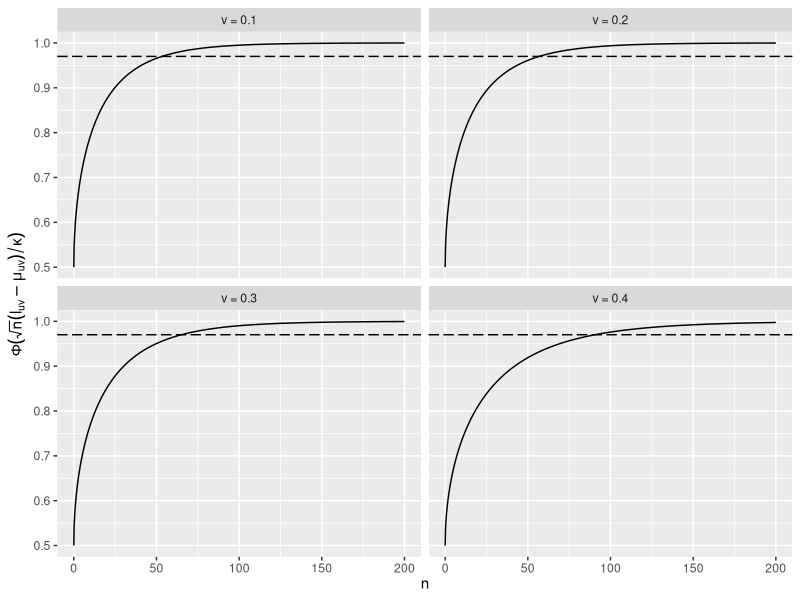
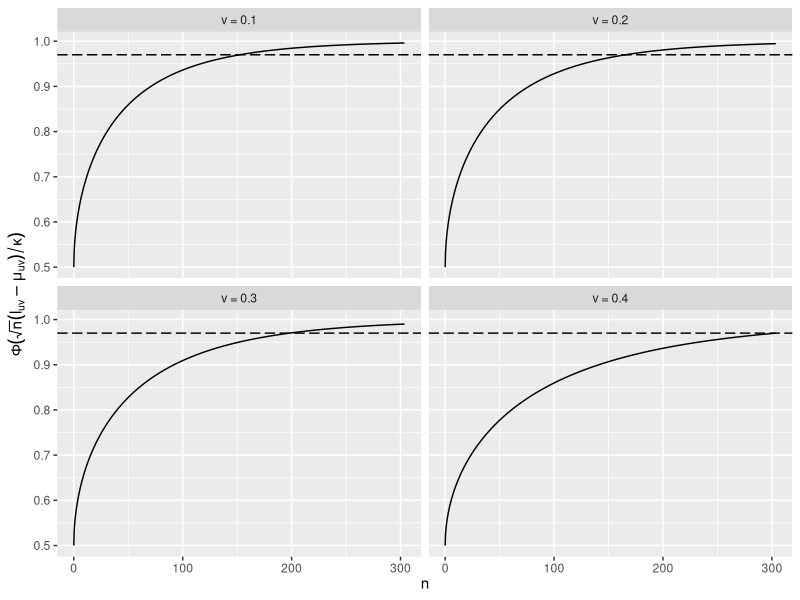
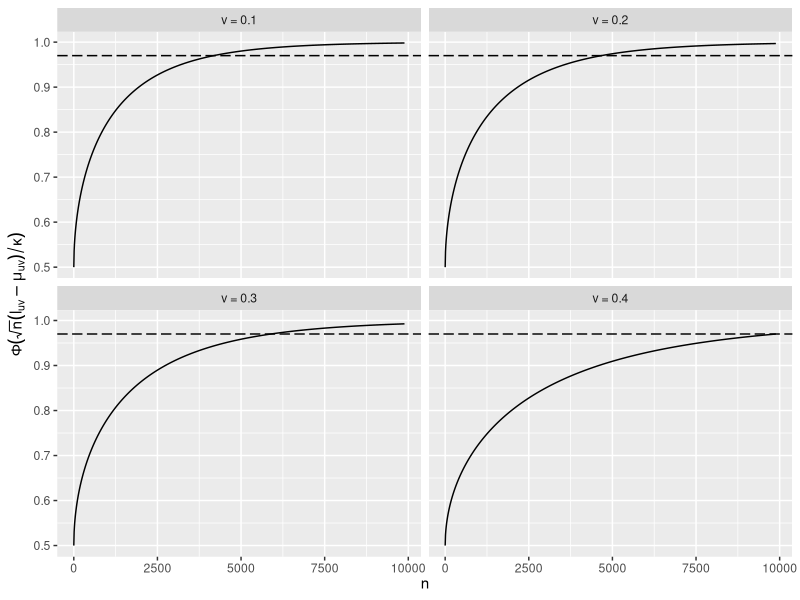
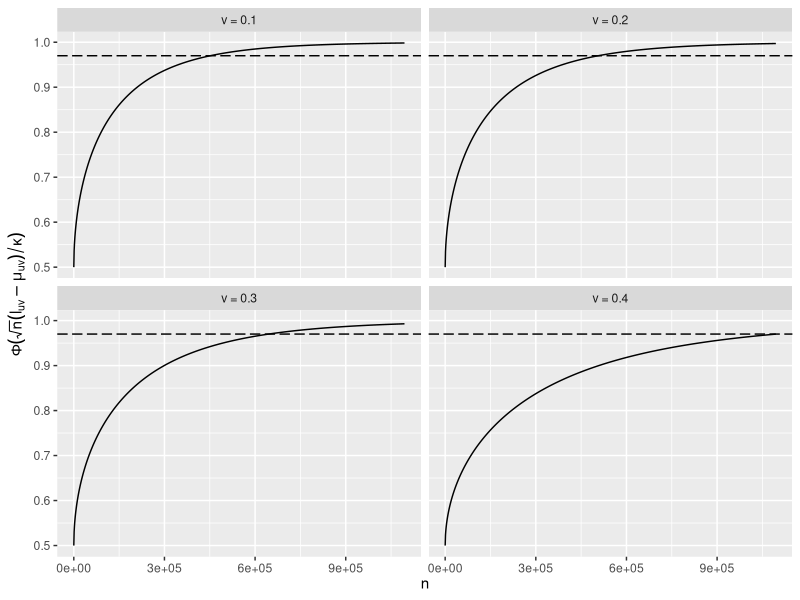

Recreate these plots in R, in order.
#' Analyze the value of n using the theoretical quantities
#' 
#' @param n
#' @param values
#' @param v
#' @param u
#' 
rm(list = ls())
library(tidyverse)
library(ggplot2)

prob.asym <- function(n,values,v, u=-v){
  
  mu <- values$mu
  theta <- values$theta

  
  # theoretical quantities
  lim.sup <- (10000+1)^(u-v)*beta(v+1,10000-v+1)^u*beta(u+1,10000-u+1)^(-v)
  ev <- (mu*theta)^v*(theta+1)*beta(v+1,theta+1-v)
  eu <- (mu*theta)^u*(theta+1)*beta(u+1,theta+1-u)
  sig.v <- (mu*theta)^(2*v)*(theta+1)*(beta(2*v+1,theta+1-2*v)-(theta+1)*(beta(v+1,theta+1-v)^2))
  sig.u <- (mu*theta)^(2*u)*(theta+1)*(beta(2*u+1,theta+1-2*u)-(theta+1)*(beta(u+1,theta+1-u)^2))
  sig.uv <- ((mu*theta)^(u+v))*(theta+1)*(beta(u+v+1,theta+1-u-v)-(theta+1)*beta(u+1,theta+1-u)*beta(v+1,theta+1-v))
  p1 <- (u^2)*sig.v*ev^(2*u-2)*eu^(-2*v)
  p2 <- u*v*ev^(2*u-1)*eu^(-2*v-1)*sig.uv
  p3 <- (v^2)*sig.u*ev^(2*u)*eu^(-2*v-2)
  gamma2 <- p1-2*p2+p3 
  Esp.Tn <- (ev^u)/(eu^v)
  
  x.lim1 <- (1.88*sqrt(gamma2)/(lim.sup-Esp.Tn))^2
  x.lim2 <- (10*sqrt(gamma2)/(lim.sup-Esp.Tn))^2
  
  prob.M <- pnorm(sqrt(n)*(lim.sup-Esp.Tn)/sqrt(gamma2))
  
  
  return(list(prob.M, x.lim1,x.lim2))
}





# Graph for n and the probability of rejecting

# theta = 1/9 

values <- list(mu = log(3), theta = 1/9)

lim <- prob.asym(n = 1000, values = values, v=0.4)[2]
lim <- ifelse(lim < 200,200,lim)
lim <- seq(0,lim,length=1000)


mat.pr <- sapply(c(0.1,0.2,0.3,0.4),function(i){
          sapply(lim,prob.asym,values = values,v=i)[1,]
        })

df.pr <- gather(mat.pr %>% as.data.frame())


df.pr <- df.pr %>%
          mutate(key=case_when(
            key=="V1"~0.1,
            key=="V2"~0.2,
            key=="V3"~0.3,
            TRUE ~ 0.4)
          ) %>% cbind(x=rep(lim,4)) 

df.pr$x <- unlist(df.pr$x)
df.pr$value <- unlist(df.pr$value)

p.pr <-   ggplot(df.pr, aes(x=x,y=value)) + 
          geom_line() + 
          facet_wrap(~key, labeller = label_bquote(paste("v = ",.(key))), scales = "fixed") +
          labs(x=expression(n), y = expression(Phi(sqrt(n)*(l[uv]-mu[uv])/kappa))) +
          geom_hline(yintercept = 0.97, linetype = 5,size=0.5)

p.pr



# theta = 1

values <- list(mu = log(3), theta = 1)

lim <- unlist(prob.asym(n = 1000, values = values, v=0.4)[2])
lim <- seq(0,lim,length=1000)


mat.pr <- sapply(c(0.1,0.2,0.3,0.4),function(i){
  sapply(lim,prob.asym,values = values,v=i)[1,]
})

df.pr <- gather(mat.pr %>% as.data.frame())


df.pr <- df.pr %>%
  mutate(key=case_when(
    key=="V1"~0.1,
    key=="V2"~0.2,
    key=="V3"~0.3,
    TRUE ~ 0.4)
  ) %>% cbind(x=rep(lim,4)) 

df.pr$x <- unlist(df.pr$x)
df.pr$value <- unlist(df.pr$value)

p.pr <-   ggplot(df.pr, aes(x=x,y=value)) + 
  geom_line() + 
  facet_wrap(~key, labeller = label_bquote(paste("v = ",.(key))), scales = "fixed") +
  labs(x=expression(n), y = expression(Phi(sqrt(n)*(l[uv]-mu[uv])/kappa))) +
  geom_hline(yintercept = 0.97, linetype = 5,size=0.5)

p.pr


# theta = 9

values <- list(mu = log(3), theta = 9)

lim <- unlist(prob.asym(n = 1000, values = values, v=0.4)[2])
lim <- seq(0,lim,length=1000)


mat.pr <- sapply(c(0.1,0.2,0.3,0.4),function(i){
  sapply(lim,prob.asym,values = values,v=i)[1,]
})

df.pr <- gather(mat.pr %>% as.data.frame())


df.pr <- df.pr %>%
  mutate(key=case_when(
    key=="V1"~0.1,
    key=="V2"~0.2,
    key=="V3"~0.3,
    TRUE ~ 0.4)
  ) %>% cbind(x=rep(lim,4)) 

df.pr$x <- unlist(df.pr$x)
df.pr$value <- unlist(df.pr$value)

p.pr <-   ggplot(df.pr, aes(x=x,y=value)) + 
  geom_line() + 
  facet_wrap(~key, labeller = label_bquote(paste("v = ",.(key))), scales = "fixed") +
  labs(x=expression(n), y = expression(Phi(sqrt(n)*(l[uv]-mu[uv])/kappa))) +
  geom_hline(yintercept = 0.97, linetype = 5,size=0.5)

p.pr



# theta = 100

values <- list(mu = log(3), theta = 100)

lim <- unlist(prob.asym(n = 1000, values = values, v=0.4)[2])
lim <- seq(0,lim,length=1000)


mat.pr <- sapply(c(0.1,0.2,0.3,0.4),function(i){
  sapply(lim,prob.asym,values = values,v=i)[1,]
})

df.pr <- gather(mat.pr %>% as.data.frame())


df.pr <- df.pr %>%
  mutate(key=case_when(
    key=="V1"~0.1,
    key=="V2"~0.2,
    key=="V3"~0.3,
    TRUE ~ 0.4)
  ) %>% cbind(x=rep(lim,4)) 

df.pr$x <- unlist(df.pr$x)
df.pr$value <- unlist(df.pr$value)

p.pr <-   ggplot(df.pr, aes(x=x,y=value)) + 
  geom_line() + 
  facet_wrap(~key, labeller = label_bquote(paste("v = ",.(key))), scales = "fixed") +
  labs(x=expression(n), y = expression(Phi(sqrt(n)*(l[uv]-mu[uv])/kappa))) +
  geom_hline(yintercept = 0.97, linetype = 5,size=0.5)

p.pr




